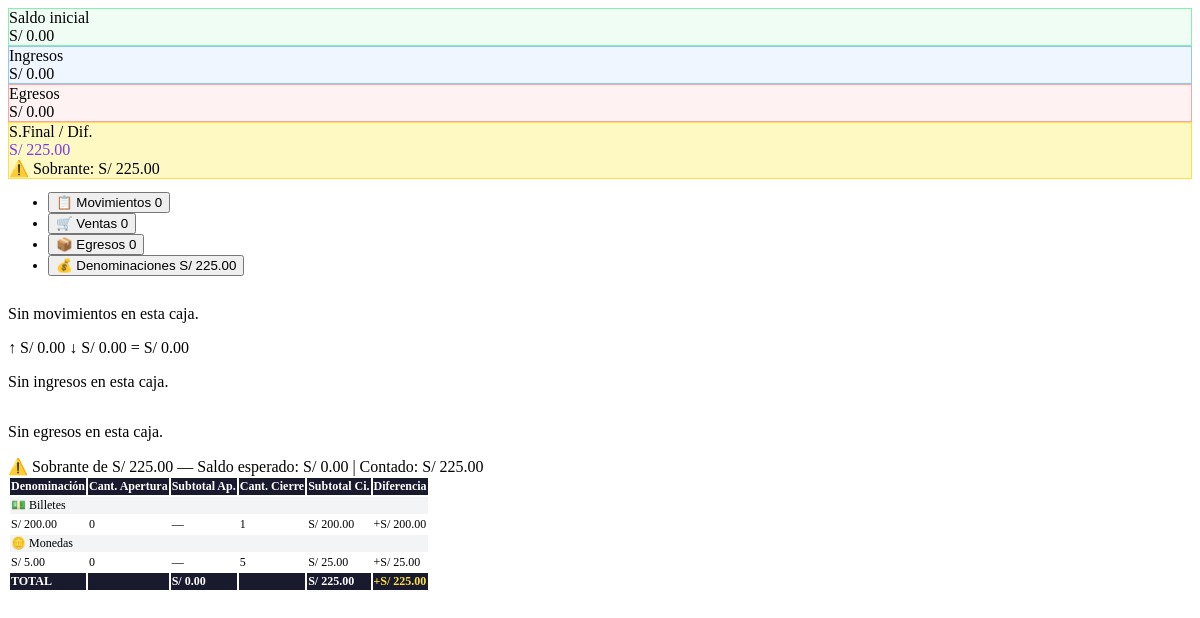
Screenshot of /modules/caja/detalle_ajax.php?id=2 (signed in) with the database file from the repository.
### tables this page shows
CREATE TABLE `cajas`  (
  `id` int UNSIGNED NOT NULL AUTO_INCREMENT,
  `usuario_id` int UNSIGNED NOT NULL,
  `fecha` date NOT NULL,
  `saldo_inicial` decimal(10, 2) NOT NULL DEFAULT 0.00,
  `total_ingresos` decimal(10, 2) NULL DEFAULT 0.00,
  `total_egresos` decimal(10, 2) NULL DEFAULT 0.00,
  `saldo_final` decimal(10, 2) NULL DEFAULT 0.00,
  `estado` enum('abierta','cerrada') NULL DEFAULT 'abierta',
  `observaciones` text NULL,
  `fecha_cierre` datetime NULL DEFAULT NULL,
  `created_at` datetime NOT NULL DEFAULT current_timestamp(),
  `denominaciones_apertura` longtext NULL,
  `denominaciones_cierre` longtext NULL,
  `diferencia_cierre` decimal(10, 2) NULL DEFAULT 0.00,
  PRIMARY KEY (`id`) USING BTREE,
  UNIQUE INDEX `uq_fecha_usuario`(`fecha` ASC, `usuario_id` ASC) USING BTREE,
  INDEX `usuario_id`(`usuario_id` ASC) USING BTREE,
  CONSTRAINT `cajas_ibfk_1` FOREIGN KEY (`usuario_id`) REFERENCES `usuarios` (`id`) ON DELETE RESTRICT ON UPDATE RESTRICT
);

### config/app.php (called while the page is built, shortened)
<?php
function formatMoney(float $amount): string {
    return 'S/ ' . number_format($amount, 2, '.', ',');
}

### modules/caja/detalle_ajax.php (the view, shortened to what this page needs)
<?php
require_once __DIR__ . '/../../config/app.php';
$db  = getDB();
$id  = (int)($_GET['id'] ?? 0);
$caja = $db->prepare("
    SELECT ca.*, CONCAT(u.nombre,' ',u.apellido) AS usuario_nombre
    FROM cajas ca JOIN usuarios u ON u.id = ca.usuario_id
    WHERE ca.id = ?");
$caja->execute([$id]);
$caja = $caja->fetch();
$movs = $db->prepare("
    SELECT mv.*, CONCAT(u.nombre,' ',u.apellido) AS usuario_nombre
    FROM movimientos_caja mv
    JOIN usuarios u ON u.id = mv.usuario_id
    WHERE mv.caja_id = ?
    ORDER BY mv.created_at ASC");
$movs->execute([$id]);
$movs = $movs->fetchAll();
$ing    = array_sum(array_map(fn($m) => $m['tipo']==='ingreso' ? (float)$m['monto'] : 0, $movs));
$egr    = array_sum(array_map(fn($m) => $m['tipo']==='egreso'  ? (float)$m['monto'] : 0, $movs));
$sfCalc = round((float)$caja['saldo_inicial'] + $ing - $egr, 2);
$dif    = (float)($caja['diferencia_cierre'] ?? 0);
$billetes = [200, 100, 50, 20, 10];
$monedas  = [5.00, 2.00, 1.00, 0.50, 0.20, 0.10];
$densAp = json_decode($caja['denominaciones_apertura'] ?? '{}', true) ?: [];
$densCi = json_decode($caja['denominaciones_cierre']   ?? '{}', true) ?: [];
?>
<div id="panel-main" class="det-panel active">
  <div class="row g-2 mb-3">
    <div class="col-6 col-md-3">
      <div class="p-2 rounded text-center" style="background:#f0fdf4;border:1px solid #86efac">
        <div class="small text-muted">Saldo inicial</div>
        <div class="fw-bold text-success"><?= formatMoney($caja['saldo_inicial']) ?></div>
      </div>
    </div>
    <div class="col-6 col-md-3">
      <div class="p-2 rounded text-center" style="background:#eff6ff;border:1px solid #93c5fd">
        <div class="small text-muted">Ingresos</div>
        <div class="fw-bold text-primary"><?= formatMoney($ing) ?></div>
      </div>
    </div>
    <div class="col-6 col-md-3">
      <div class="p-2 rounded text-center" style="background:#fef2f2;border:1px solid #fca5a5">
        <div class="small text-muted">Egresos</div>
        <div class="fw-bold text-danger"><?= formatMoney($egr) ?></div>
      </div>
    </div>
    <div class="col-6 col-md-3">
      <div class="p-2 rounded text-center <?= $dif==0?'':'border-warning' ?>"
           style="background:<?= $dif==0?'#f5f3ff':($dif>0?'#fef9c3':'#fee2e2') ?>;border:1px solid <?= $dif==0?'#c4b5fd':($dif>0?'#fde047':'#fca5a5') ?>">
        <div class="small text-muted"><?= $caja['estado']==='cerrada' ? 'S.Final / Dif.' : 'S. esperado' ?></div>
        <div class="fw-bold" style="color:#7c3aed"><?= formatMoney($caja['estado']==='cerrada' ? (float)$caja['saldo_final'] : $sfCalc) ?></div>
        <?php if($caja['estado']==='cerrada' && $dif != 0): ?>
        <div class="small <?= $dif>0?'text-warning':'text-danger' ?> fw-semibold"><?= $dif>0?'⚠️ Sobrante':'❌ Faltante' ?>: <?= formatMoney(abs($dif)) ?></div>
        <?php elseif($caja['estado']==='cerrada'): ?><div class="small text-success">✅ Cuadra</div><?php endif; ?>
      </div>
    </div>
  </div>
  <ul class="nav nav-tabs mb-3" style="font-size:13px">
    <li class="nav-item"><button class="nav-link active" data-bs-toggle="tab" data-bs-target="#ctab-movs">
      📋 Movimientos <span class="badge bg-secondary ms-1"><?= count($movs) ?></span>
    </button></li>
    <li class="nav-item"><button class="nav-link" data-bs-toggle="tab" data-bs-target="#ctab-ventas">
      🛒 Ventas <span class="badge bg-primary ms-1"><?= count(array_filter($movs, fn($m)=>$m['tipo']==='ingreso' && (str_starts_with($m['referencia']??'','VTA-')||str_starts_with($m['referencia']??'','OT-')))) ?></span>
    </button></li>
    <li class="nav-item"><button class="nav-link" data-bs-toggle="tab" data-bs-target="#ctab-egresos">
      📦 Egresos <span class="badge bg-danger ms-1"><?= count(array_filter($movs, fn($m)=>$m['tipo']==='egreso')) ?></span>
    </button></li>
    <li class="nav-item"><button class="nav-link" data-bs-toggle="tab" data-bs-target="#ctab-dens">
      💰 Denominaciones <?php if($caja['estado']==='cerrada'): ?><span class="badge bg-<?= $dif==0?'success':($dif>0?'warning':'danger') ?> ms-1"><?= $dif==0?'✓':formatMoney($dif) ?></span><?php endif; ?>
    </button></li>
  </ul>
  <div class="tab-content">
    <div class="tab-pane fade show active" id="ctab-movs">
      <div style="max-height:380px;overflow-y:auto;padding-right:4px">
        <?php if(empty($movs)): ?>
        <p class="text-muted text-center py-3">Sin movimientos en esta caja.</p>
        <?php endif; ?>
      </div>
      <div class="d-flex justify-content-end gap-3 pt-2 border-top mt-2 small">
        <span class="text-success fw-bold">↑ <?= formatMoney($ing) ?></span>
        <span class="text-danger fw-bold">↓ <?= formatMoney($egr) ?></span>
        <span class="fw-bold">= <?= formatMoney($ing-$egr) ?></span>
      </div>
    </div>
    <div class="tab-pane fade" id="ctab-ventas">
      <div style="max-height:380px;overflow-y:auto">
        <?php
        $movsIng = array_filter($movs, fn($m) => $m['tipo']==='ingreso');
        if(empty($movsIng)):
        ?>
        <p class="text-muted text-center py-3">Sin ingresos en esta caja.</p>
        <?php endif; ?>
      </div>
    </div>
    <div class="tab-pane fade" id="ctab-egresos">
      <div style="max-height:380px;overflow-y:auto">
        <?php $movsEgr = array_filter($movs, fn($m)=>$m['tipo']==='egreso'); ?>
        <?php if(empty($movsEgr)): ?>
        <p class="text-muted text-center py-3">Sin egresos en esta caja.</p>
        <?php endif; ?>
      </div>
    </div>
    <div class="tab-pane fade" id="ctab-dens">
      <?php if($caja['estado']==='cerrada'): ?>
      <div class="alert alert-<?= $dif==0?'success':($dif>0?'warning':'danger') ?> py-2 small mb-3">
        <?= $dif==0?'✅ La caja cuadra perfectamente.':($dif>0?'⚠️ Sobrante de '.formatMoney(abs($dif)):'❌ Faltante de '.formatMoney(abs($dif))) ?>
        <?php if($dif!=0): ?> — Saldo esperado: <?= formatMoney($sfCalc) ?> | Contado: <?= formatMoney($caja['saldo_final']) ?><?php endif; ?>
      </div>
      <?php endif; ?>
      <div class="table-responsive">
      <table class="table table-sm table-bordered" style="font-size:12px">
        <thead style="background:#1a1a2e;color:#fff">
          <tr>
            <th>Denominación</th>
            <th class="text-center">Cant. Apertura</th>
            <th class="text-end">Subtotal Ap.</th>
            <?php if($caja['estado']==='cerrada'): ?>
            <th class="text-center">Cant. Cierre</th>
            <th class="text-end">Subtotal Ci.</th>
            <th class="text-end">Diferencia</th>
            <?php endif; ?>
          </tr>
        </thead>
        <tbody>
          <tr><td colspan="<?= $caja['estado']==='cerrada'?6:3 ?>" class="fw-bold small" style="background:#f3f4f6">💵 Billetes</td></tr>
          <?php foreach($billetes as $b):
            $k='bil_'.(int)$b; $cAp=(int)($densAp[$k]??0); $cCi=(int)($densCi[$k]??0);
            $sAp=round($cAp*$b,2); $sCi=round($cCi*$b,2); $dif2=round($sCi-$sAp,2);
            if(!$cAp && !$cCi) continue;
          ?>
          <tr>
            <td>S/ <?= number_format($b,2) ?></td>
            <td class="text-center"><?= $cAp ?></td>
            <td class="text-end"><?= $cAp?formatMoney($sAp):'—' ?></td>
            <?php if($caja['estado']==='cerrada'): ?>
            <td class="text-center"><?= $cCi ?></td>
            <td class="text-end"><?= $cCi?formatMoney($sCi):'—' ?></td>
            <td class="text-end fw-semibold <?= $dif2==0?'text-success':($dif2>0?'text-warning':'text-danger') ?>">
              <?= $dif2==0?'✓':($dif2>0?'+':'').formatMoney($dif2) ?>
            </td>
            <?php endif; ?>
          </tr>
          <?php endforeach; ?>
          <tr><td colspan="<?= $caja['estado']==='cerrada'?6:3 ?>" class="fw-bold small" style="background:#f3f4f6">🪙 Monedas</td></tr>
          <?php foreach($monedas as $m):
            $k='mon_'.str_replace('.','_',number_format($m,2,'_','')); $cAp=(int)($densAp[$k]??0); $cCi=(int)($densCi[$k]??0);
            $sAp=round($cAp*$m,2); $sCi=round($cCi*$m,2); $dif2=round($sCi-$sAp,2);
            if(!$cAp && !$cCi) continue;
          ?>
          <tr>
            <td>S/ <?= number_format($m,2) ?></td>
            <td class="text-center"><?= $cAp ?></td>
            <td class="text-end"><?= $cAp?formatMoney($sAp):'—' ?></td>
            <?php if($caja['estado']==='cerrada'): ?>
            <td class="text-center"><?= $cCi ?></td>
            <td class="text-end"><?= $cCi?formatMoney($sCi):'—' ?></td>
            <td class="text-end fw-semibold <?= $dif2==0?'text-success':($dif2>0?'text-warning':'text-danger') ?>">
              <?= $dif2==0?'✓':($dif2>0?'+':'').formatMoney($dif2) ?>
            </td>
            <?php endif; ?>
          </tr>
          <?php endforeach; ?>
          <?php
          $totAp=0; $totCi=0;
          foreach($billetes as $b){$k='bil_'.(int)$b; $totAp+=(int)($densAp[$k]??0)*$b; $totCi+=(int)($densCi[$k]??0)*$b;}
          foreach($monedas as $m){$k='mon_'.str_replace('.','_',number_format($m,2,'_','')); $totAp+=round((int)($densAp[$k]??0)*$m,2); $totCi+=round((int)($densCi[$k]??0)*$m,2);}
          $difTot=round($totCi-$totAp,2);
          ?>
          <tr style="background:#1a1a2e;color:#fff;font-weight:700">
            <td>TOTAL</td><td></td><td class="text-end">S/ <?= number_format($totAp,2) ?></td>
            <?php if($caja['estado']==='cerrada'): ?>
            <td></td><td class="text-end">S/ <?= number_format($totCi,2) ?></td>
            <td class="text-end" style="color:<?= $difTot==0?'#4ade80':($difTot>0?'#fde047':'#f87171') ?>">
              <?= $difTot==0?'✅':($difTot>0?'+':'').formatMoney($difTot) ?>
            </td>
            <?php endif; ?>
          </tr>
        </tbody>
      </table>
      </div>
    </div>
  </div>
</div>

### modules/caja/detalle_ajax.php (style rules this page uses)
.det-panel { display:none; }
.det-panel.active { display:block; }

### rows the page displays
cajas: saldo_inicial "S/ 0.00", estado+saldo_final "S/ 225.00", diferencia_cierre "S/ 225.00", saldo_final "S/ 225.00", b "200.00", denominaciones_apertura "0", denominaciones_cierre "1", denominaciones_cierre "S/ 200.00", formatMoney($dif2) "S/ 200.00", m "5.00", denominaciones_cierre "5", denominaciones_cierre "S/ 25.00", formatMoney($dif2) "S/ 25.00"

### other values shown
formatMoney($ing) "S/ 0.00"
formatMoney($egr) "S/ 0.00"
count($movs) "0"
count(array_filter($movs, fn($m)=>$m['tipo']==='egreso')) "0"
formatMoney($ing-$egr) "S/ 0.00"
$totAp "0.00"
$totCi "225.00"
formatMoney($difTot) "S/ 225.00"
